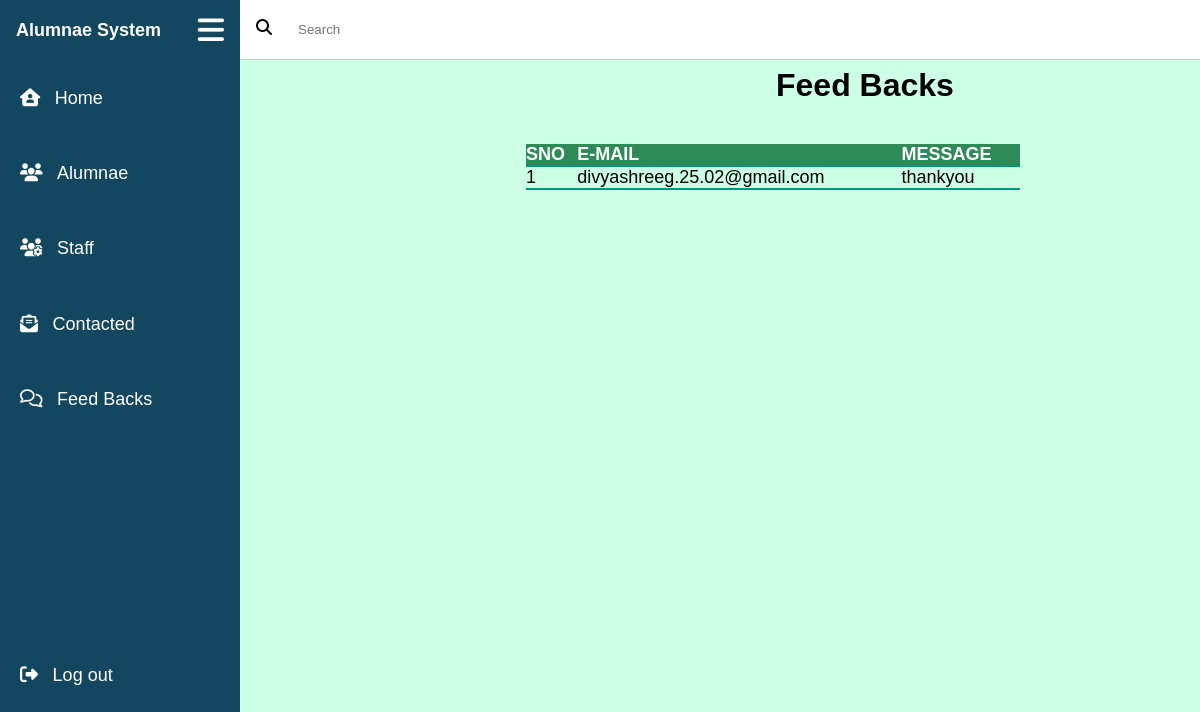
Before: /Admin.Feedback.php with the older database file.
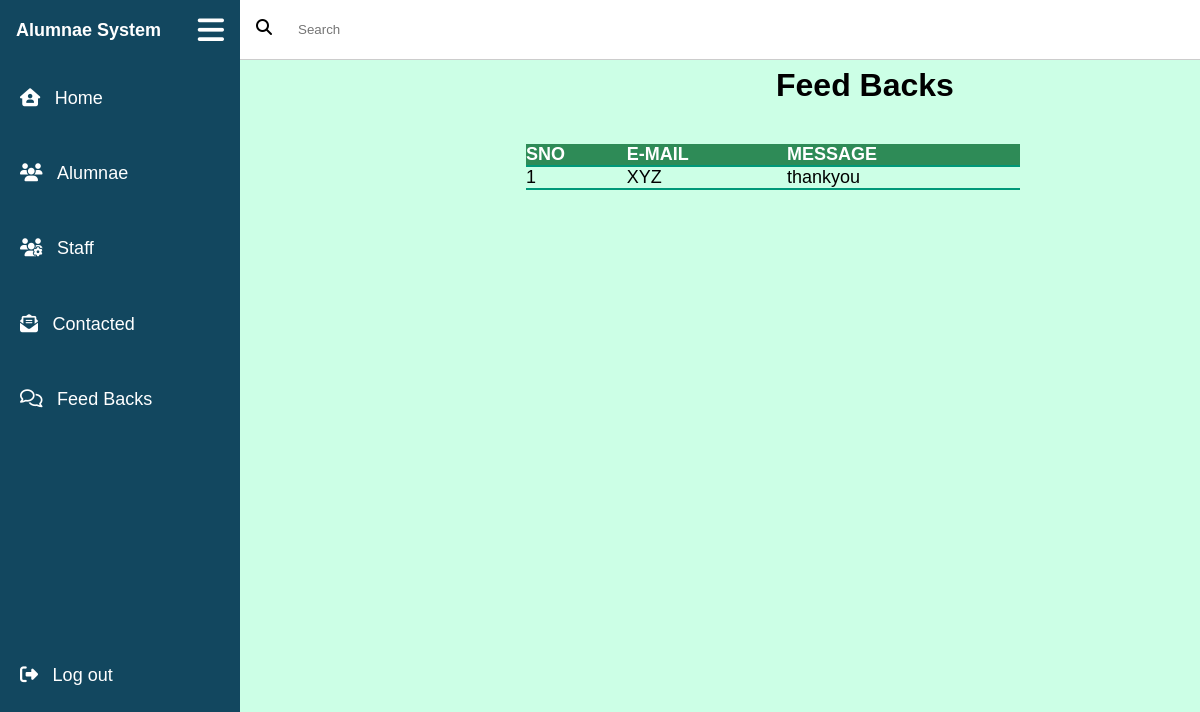
After: the same page with the newer database file.
### tables this page shows
CREATE TABLE `feedback` (
  `id` int(255) NOT NULL,
  `email` varchar(625) NOT NULL,
  `message` varchar(2225) NOT NULL
);

### Admin.Feedback.php (the view, shortened to what this page needs)
<!DOCTYPE html>
<html>
<head>
	<link rel="stylesheet" type="text/css" href="css/adminpanel.css">
  <link rel="stylesheet" type="text/css" href="css/Admin.Feedback.css">
    <link rel="stylesheet" type="text/css" href="css/lightbox.min.css">
</head>
<body>
   <div class="wrapper">
    <div class="sidebar">
      <div class="sidebar-header">
        <h3 class="brand">
          <span class="s/w-name">Alumnae System</span>
        </h3>
          <label class="fas fa-bars" for="sidebar-toggle"></label>
   	  </div>
      <div class="sidebar-menu">
           <ul>
              <li>
                 <a href="admin.php">
                   <span class="fas fa-house-user"></span>
                   <span>Home</span>
                 </a>
              </li>
              <li>
                 <a href="Admin.Alumnae.php">
                   <span class="fas fa-users"></span>
                   <span>Alumnae</span>
                 </a>
              </li>
              <li>
                 <a href="Admin.Staff.php">
                   <span class="fas fa-users-cog"></span>
                   <span>Staff</span>
                 </a>
              </li>
              <li>
                 <a href="Admin.Contacted.php">
                   <span class="fas fa-envelope-open-text"></span>
                   <span>Contacted</span>
                 </a>
              </li>
              <li>
                 <a href="Admin.Feedback.php">
                   <span class="far fa-comments"></span>
                   <span>Feed Backs</span>
                 </a>
              </li>
              <li class="logout">
                 <a href="Home.Main.php">
                   <span class="fas fa-sign-out-alt"></span>
                   <span>Log out</span>
                 </a>
              </li>
           </ul>
      </div>
    </div>
      <div class="main-content">
        <header>
          <div class="search-wrapper">
            <span class="fas fa-search"></span>
            <input type="search" name="search-data" placeholder="Search">
          </div>
        </header>
      </div>
       <main>
          <h1>Feed Backs</h1>
          <div>
            <table class="content-table">
             <tr>
               <th>SNO</th>
               <th>E-MAIL</th>
               <th>MESSAGE</th>
             </tr>
             <tbody>
              <?php
               $conn=mysqli_connect('localhost','root','','phpdatabases');
               $sql="SELECT * FROM feedback";
               $result2=mysqli_query($conn,$sql);
               if(mysqli_num_rows($result2)>0)
               {
                 while ($row=mysqli_fetch_assoc ($result2))
                 {
                    echo "<tr><td>".$row["id"]. "</td><td>".$row["email"]. "</td><td>".$row["message"]. "</td></tr>";
                  }
                  echo "</table>";
                }
                else
                {
                  echo "NO data found";
                }
              ?>
          </div>
       </main>
   </div>
</body>
</html>

Changed rows visible on the page:
changed feedback "thankyou": email "divyashreeg.25.02@gmail.com" → "XYZ"
